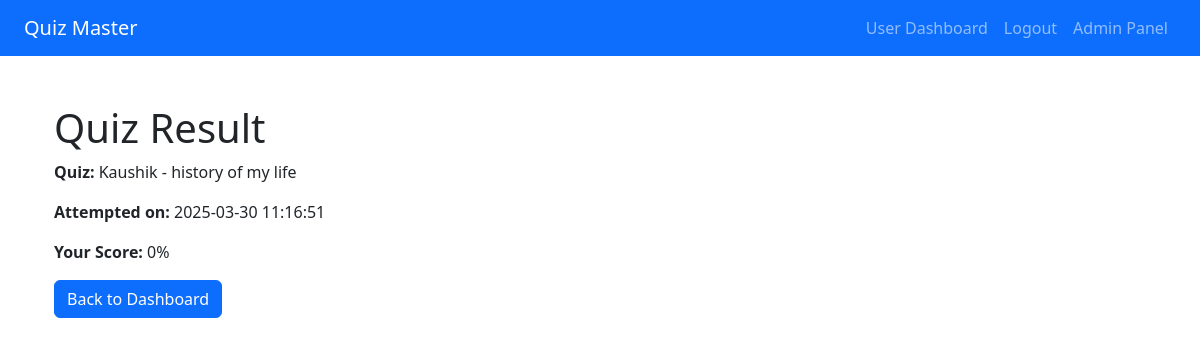
The app's page /view_quiz_result/1 (signed in) with its own data.
### models/models.py (models this page shows, shortened)
class Subject(db.Model):
    id = db.Column(db.Integer, primary_key=True)
    name = db.Column(db.String(100), unique=True, nullable=False)
    description = db.Column(db.String(255))
    chapters = db.relationship('Chapter', backref='subject', lazy=True)  # This sets up a one-to-many relationship

class Chapter(db.Model):
    id = db.Column(db.Integer, primary_key=True)
    subject_id = db.Column(db.Integer, db.ForeignKey('subject.id'))
    name = db.Column(db.String(100), nullable=False)
    description = db.Column(db.String(255))

class QuizAttempt(db.Model):
    __tablename__ = 'quiz_attempt'
    id = db.Column(db.Integer, primary_key=True)
    user_id = db.Column(db.Integer, db.ForeignKey('user.id'), nullable=False)
    quiz_id = db.Column(db.Integer, db.ForeignKey('quiz.id'), nullable=False)
    score = db.Column(db.Integer, nullable=False)
    attempt_date = db.Column(db.DateTime, default=datetime.utcnow)
    user = db.relationship('User', backref='quiz_attempts_user', lazy=True)  # Renamed backref here
    quiz = db.relationship('Quiz', backref='attempts', lazy=True)

### controllers/user.py (the view)
@user_bp.route('/view_quiz_result/<int:attempt_id>', methods=['GET'])
@login_required
def view_quiz_result(attempt_id):
    quiz_attempt = QuizAttempt.query.get_or_404(attempt_id)
    quiz = Quiz.query.get(quiz_attempt.quiz_id)
    score = quiz_attempt.score
    attempt_date = quiz_attempt.attempt_date
    return render_template('view_quiz_result.html',
                           quiz=quiz,
                           score=score,
                           attempt_date=attempt_date)

### templates/view_quiz_result.html
{% extends 'base.html' %}
{% block content %}
  <div class="container">
    <h1>Quiz Result</h1>
    <p><strong>Quiz:</strong> {{ quiz.chapter.subject.name }} - {{ quiz.chapter.name }}</p>
    <p><strong>Attempted on:</strong> {{ attempt_date.strftime('%Y-%m-%d %H:%M:%S') }}</p>
    <p><strong>Your Score:</strong> {{ score }}%</p>
    <a href="{{ url_for('user.user_dashboard') }}" class="btn btn-primary">Back to Dashboard</a>
  </div>
{% endblock %}

### records on screen
Subject: chapter.subject.name "Kaushik"
Chapter: chapter.name "history of my life"
QuizAttempt: strftime "2025-03-30 11:16:51"

### other values on screen
{{ score }} "0"
